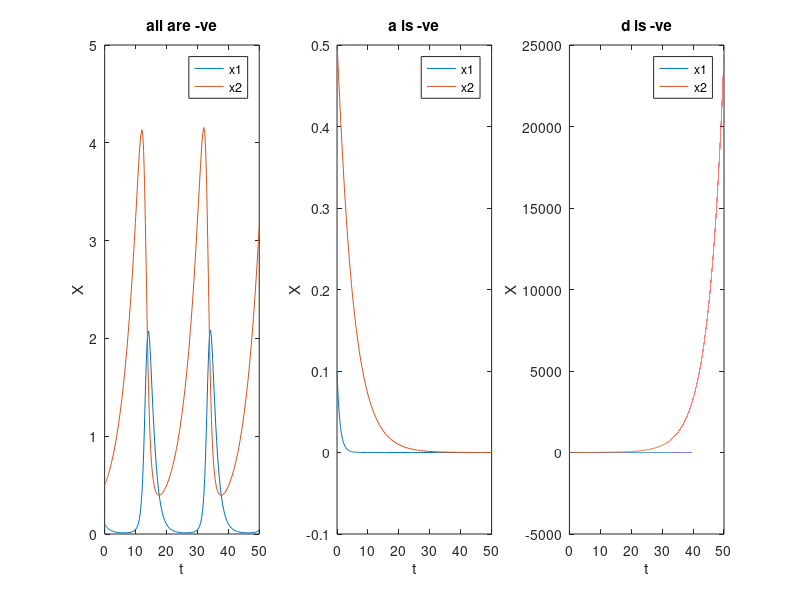

MATLAB code to generate this figure:
%setting up matlab
clear ;
clc;
close all

%constant parametrs
a = -0.8;
b = 0.5;
c = 0.5;
d = 0.2;

tspan = [0, 50];
y0 = [0.1; 0.5];

f1 = @(t, y)[-0.8*y(1) - (0.5*y(1)*y(2)); 0.5*y(1)*y(2) - 0.2*y(2)];
f2 = @(t, y)[0.8*y(1)  - (0.5*y(1)*y(2)); 0.5*y(1)*y(2) + 0.2*y(2)];
f3 = @(t, y)[-0.8*y(1) - (-0.5*y(1)*y(2)); -0.5*y(1)*y(2) + 0.2*y(2)];

[t_a, y_a] = ode45(f1, tspan, y0);
[t_d, y_d] = ode45(f2, tspan, y0);
[t_all, y_all] = ode45(f3, tspan, y0);

%graph plots

subplot(1,3,1);
plot(t_all, y_all);
title("all are -ve");
xlabel("t");
ylabel("X");
legend("x1", "x2");

subplot(1,3,2);
plot(t_a, y_a);
title("a is -ve");
xlabel("t");
ylabel("X");
legend("x1", "x2");

subplot(1,3,3);
plot(t_d, y_d);
title("d is -ve");
xlabel("t");
ylabel("X");
legend("x1", "x2");





